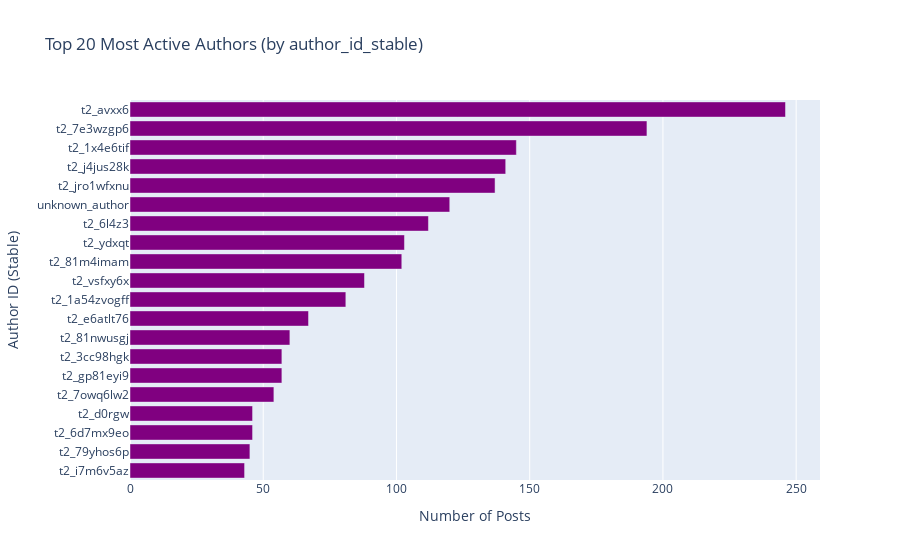

Notebook source saved alongside this figure:
### Code cell
print("\n--- Analyzing Top Active Authors ---")
top_n_authors = 20
author_counts_df = df['author_id_stable'].value_counts().nlargest(top_n_authors).reset_index()
author_counts_df.columns = ['Author ID (Stable)', 'Number of Posts']

fig_authors = px.bar(author_counts_df.sort_values('Number of Posts', ascending=True),
                     x='Number of Posts', y='Author ID (Stable)', orientation='h',
                     title=f'Top {top_n_authors} Most Active Authors (by author_id_stable)',
                    color_discrete_sequence=['purple'])
fig_authors.update_layout(xaxis_title='Number of Posts', yaxis_title='Author ID (Stable)')
fig_authors.show()

print(f"\nTop {top_n_authors} authors:")
print(author_counts_df)

### Figure 1 — Plotly figure (JSON) as saved in the notebook; plotly's stock layout.template omitted (floating-point values rounded to 4 significant figures)
{"data": [{"alignmentgroup": "True", "hovertemplate": "Number of Posts=%{x}<br>Author ID (Stable)=%{y}<extra></extra>", "legendgroup": "", "marker": {"color": "purple", "pattern": {"shape": ""}}, "name": "", "offsetgroup": "", "orientation": "h", "showlegend": false, "textposition": "auto", "type": "bar", "x": [43, 45, 46, 46, 54, 57, 57, 60, 67, 81, 88, 102, 103, 112, 120, 137, 141, 145, 194, 246], "xaxis": "x", "y": ["t2_i7m6v5az", "t2_79yhos6p", "t2_6d7mx9eo", "t2_d0rgw", "t2_7owq6lw2", "t2_gp81eyi9", "t2_3cc98hgk", "t2_81nwusgj", "t2_e6atlt76", "t2_1a54zvogff", "t2_vsfxy6x", "t2_81m4imam", "t2_ydxqt", "t2_6l4z3", "unknown_author", "t2_jro1wfxnu", "t2_j4jus28k", "t2_1x4e6tif", "t2_7e3wzgp6", "t2_avxx6"], "yaxis": "y"}], "layout": {"autosize": true, "barmode": "relative", "legend": {"tracegroupgap": 0}, "title": {"text": "Top 20 Most Active Authors (by author_id_stable)"}, "xaxis": {"anchor": "y", "autorange": true, "domain": [0, 1], "range": [0, 258.9], "title": {"text": "Number of Posts"}, "type": "linear"}, "yaxis": {"anchor": "x", "autorange": true, "domain": [0, 1], "range": [-0.5, 19.5], "title": {"text": "Author ID (Stable)"}, "type": "category"}}}
